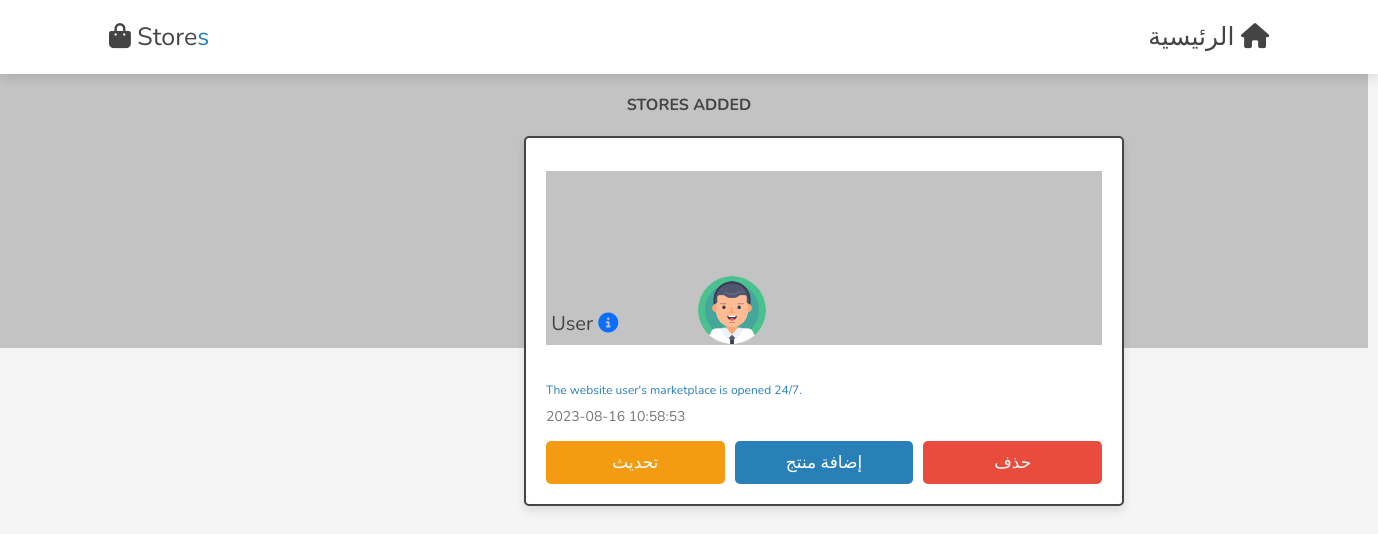
Page /store/create_store.php (signed in) on the committed database.
### tables this page shows
CREATE TABLE `store` (
  `id` int(11) NOT NULL,
  `title` varchar(255) NOT NULL,
  `subtitle` text NOT NULL,
  `status` int(11) NOT NULL,
  `image` varchar(255) DEFAULT NULL,
  `background` varchar(255) DEFAULT NULL,
  `created_by` int(11) NOT NULL,
  `created_at` datetime NOT NULL DEFAULT current_timestamp()
);

### store/create_store.php (the view, shortened to what this page needs)
<?php
include '../components/connect.php';
$user_id = $_SESSION['user_id'];
?>
<!DOCTYPE html>
<html lang="en">
<head>
   <link rel="stylesheet" href="https://cdnjs.cloudflare.com/ajax/libs/font-awesome/6.1.1/css/all.min.css">
   <link rel="stylesheet" href="../css/admin_style.css">
    <link rel="stylesheet" href="style.css">
    <link rel="stylesheet" href="https://cdn.jsdelivr.net/npm/bootstrap-icons@1.10.5/font/bootstrap-icons.css">
</head>
<body>
<?php include '../components/admin_header.php'; ?>
<?php
    $select_products = $conn->prepare("SELECT * FROM `store` WHERE created_by='$user_id'");
    $select_products->execute();
    if($select_products->rowCount() > 0){
        while($fetch_products = $select_products->fetch(PDO::FETCH_ASSOC)){
?>
<section class="show-products" style="position: absolute; z-index: -1; width: 100%; left: -32px; top: 0px;">
</section>
<section class="show-products">
   <h1 class="heading" style="font-size: 16px;">stores added</h1>
   <div class="box-container">
    <div class="box" style="width: 600px;">
        <img src="../images/<?= $fetch_products['image']; ?>" alt="" style="width: 72px; position: absolute; top: 210px; left: 50.5%;">
        <img src="../images/<?= $fetch_products['background']; ?>" alt="" style="width: 100%;">
        <div class="name" style="width: 172px; position: absolute; top: 310px; left: 40%;"><?= $fetch_products['title']; ?>
        <?php
        $status = $fetch_products['status'];
        if ($status == 0) { ?>
            <i class="fa fa-info-circle" style="color: #0D6EFD;" aria-hidden="true" rel="tooltip" title="جديد" id="blah"></i>
        <?php } else if ($status == 1) { ?>
            <i class="bi bi-exclamation-triangle" style="color: #F58F3C;" rel="tooltip" title="حظر مؤقت" id="blah"></i>
        <?php } else if ($status == 2) { ?>
            <i class="bi bi-exclamation-circle" style="color: #6C757D;" rel="tooltip" title="بإنتظار التوثيق" id="blah"></i>
        <?php } else if ($status == 3) { ?>
            <i class="fa fa-check" style="color: #198754;" aria-hidden="true" rel="tooltip" title="تم التوثيق" id="blah"></i>
        <?php } else if ($status == 4) { ?>
            <i class="bi bi-sign-stop-fill" style="color: #DC3545;" rel="tooltip" title="حظر تام" id="blah"></i>
        <?php } else if ($status == 5) { ?>
            <i class="bi bi-coin" style="color: #198754;" rel="tooltip" title="سوق محترف" id="blah"></i>
        <?php } else if ($status == 6) { ?>
            <!--<svg style="color: #1D9BF0;" xmlns="http://www.w3.org/2000/svg" width="16" height="16" fill="currentColor" class="bi bi-patch-check-fill" viewBox="0 0 16 16">
                <path d="M10.067.87a2.89 2.89 0 0 0-4.134 0l-.622.638-.89-.011a2.89 2.89 0 0 0-2.924 2.924l.01.89-.636.622a2.89 2.89 0 0 0 0 4.134l.637.622-.011.89a2.89 2.89 0 0 0 2.924 2.924l.89-.01.622.636a2.89 2.89 0 0 0 4.134 0l.622-.637.89.011a2.89 2.89 0 0 0 2.924-2.924l-.01-.89.636-.622a2.89 2.89 0 0 0 0-4.134l-.637-.622.011-.89a2.89 2.89 0 0 0-2.924-2.924l-.89.01-.622-.636zm.287 5.984-3 3a.5.5 0 0 1-.708 0l-1.5-1.5a.5.5 0 1 1 .708-.708L7 8.793l2.646-2.647a.5.5 0 0 1 .708.708z"/>
            </svg>-->
            <i class="bi bi-patch-check-fill" style="color: #1D9BF0; font-size: 18px;" rel="tooltip" title="المالك" id="blah"></i>
            <script>
                $(document).ready(function() {
                    $("[rel=tooltip]").tooltip({ placement: 'right'});
                });
            </script>
        <?php } ?>
        </div>
        <div class="price" style="font-size: 12px;"><?= $fetch_products['subtitle']; ?></div>
        <div class="details" style="font-size: 8px;"><span><?= $fetch_products['created_at']; ?></span></div>
        <div class="flex-btn">
         <a href="update_product.php?update=<?= $fetch_products['id']; ?>" class="option-btn">تحديث</a>
         <a href="products.php" class="btn">إضافة منتج</a>
         <a href="products.php?delete=<?= $fetch_products['id']; ?>" class="delete-btn" onclick="return confirm('delete this product?');">حذف</a>
        </div>
    </div>
   <?php
         }
      }else{
      }
   ?>
   </div>
</section>
</body>
</html>

### css/admin_style.css (style rules this page uses)
:root { --main-color:#2980b9; --orange:#f39c12; --red:#e74c3c; --black:#444; --white:#fff; --light-color:#777; --light-bg:#f5f5f5; --border:.2rem solid var(--black); --box-shadow:0 .5rem 1rem rgba(0,0,0,.1); }
* { font-family: 'Nunito', sans-serif; margin:0; padding:0; box-sizing: border-box; outline: none; border:none; text-decoration: none; }
html { font-size: 62.5%; overflow-x: hidden; }
body { background-color: var(--light-bg); }
section { padding:2rem; max-width: 1200px; margin:0 auto; }
.heading { font-size: 4rem; color:var(--black); margin-bottom: 2rem; text-align: center; text-transform: uppercase; }
.btn, .delete-btn, .option-btn { display: block; width: 100%; margin-top: 1rem; border-radius: .5rem; padding:1rem 3rem; font-size: 1.7rem; text-transform: capitalize; color:var(--white); cursor: pointer; text-align: center; }
.btn { background-color: var(--main-color); }
.option-btn { background-color: var(--orange); }
.delete-btn { background-color: var(--red); }
.flex-btn { display: flex; gap:1rem; }
.show-products .box-container { display: grid; grid-template-columns: repeat(auto-fit, 33rem); gap:1.5rem; justify-content: center; align-items: flex-start; }
.show-products .box-container .box { background-color: var(--white); box-shadow: var(--box-shadow); border-radius: .5rem; border:var(--border); padding:2rem; }
.show-products .box-container .box img { width: 100%; height: 20rem; object-fit: contain; margin-bottom: 1.5rem; }
.show-products .box-container .box .name { font-size: 2rem; color:var(--black); }
.show-products .box-container .box .price { font-size: 2rem; color:var(--main-color); margin:.5rem 0; }
.show-products .box-container .box .details { font-size: 1.5rem; color:var(--light-color); line-height: 2; }

### admin/style.css (style rules this page uses)
section .details span { font-size: 14px; }

### rows in the picture
store: image (picture), background (picture), title "User", status 0 (drawn), subtitle "The website user's marketplace is opened 24/7.", created_at "2023-08-16 10:58:53"
